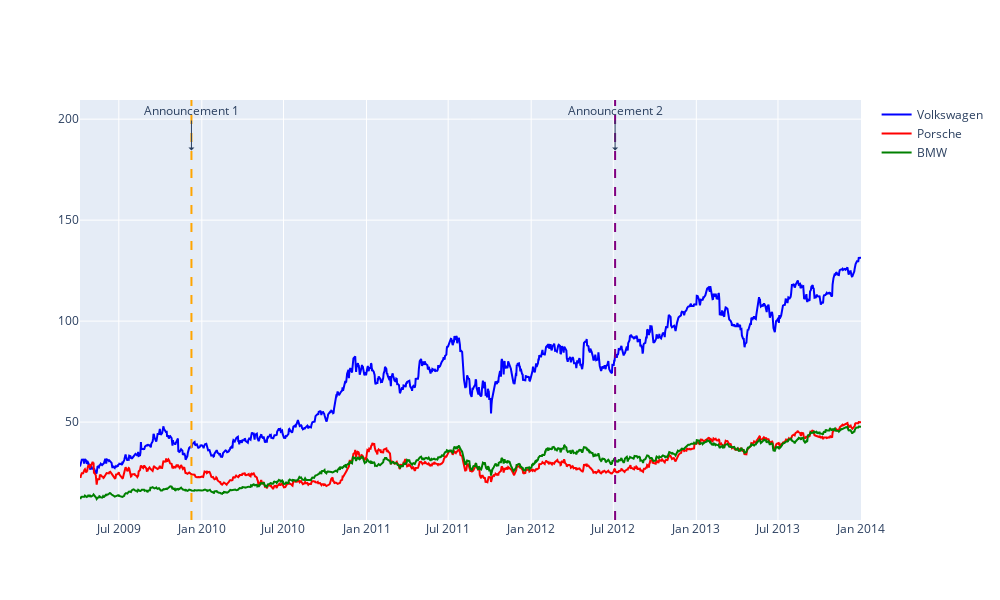

Source (notebook cell):
### Markdown cell above
# Plotting the prices

### Code cell
import plotly.graph_objects as go

fig = go.Figure()

fig.add_trace(go.Scatter(
    x=df.loc[start_date:end_date].index, y=df.loc[start_date:end_date]['vol'],
    mode='lines', name='Volkswagen', line=dict(color='blue')
))
fig.add_trace(go.Scatter(
    x=df.loc[start_date:end_date].index, y=df.loc[start_date:end_date]['porsche'],
    mode='lines', name='Porsche', line=dict(color='red')
))
fig.add_trace(go.Scatter(
    x=df.loc[start_date:end_date].index, y=df.loc[start_date:end_date]['bmw'],
    mode='lines', name='BMW', line=dict(color='green')
))

# Add vertical lines for announcements (without annotation_text)
fig.add_vline(x=pd.to_datetime(announcement_1), line_color='orange', line_dash='dash')
fig.add_vline(x=pd.to_datetime(announcement_2), line_color='purple', line_dash='dash')
fig.add_vline(x=pd.to_datetime(dieselgate), line_color='black', line_dash='dash')

# Add annotations for each event
fig.add_annotation(
    x=pd.to_datetime(announcement_1),
    y=df['vol'].max(),  # or another y-value for label placement
    text='Announcement 1',
    showarrow=True,
    arrowhead=1,
    ax=0,
    ay=-40
)
fig.add_annotation(
    x=pd.to_datetime(announcement_2),
    y=df['vol'].max(),
    text='Announcement 2',
    showarrow=True,
    arrowhead=1,
    ax=0,
    ay=-40
)
fig.add_annotation(
    x=pd.to_datetime(dieselgate),
    y=df['vol'].max(),
    text='Dieselgate',
    showarrow=True,
    arrowhead=1,
    ax=0,
    ay=-40
)

fig.update_layout(
    width=1000,
    height=600,
    xaxis=dict(
        range=[df.loc[start_date:end_date].index.min(), df.loc[start_date:end_date].index.max()]
    )
)

fig.show()

### Figure 1 — Plotly figure (JSON) as saved in the notebook; plotly's stock layout.template omitted (floating-point values rounded to 4 significant figures; data arrays with more than 128 entries replaced by an {"elided": "..."} marker saying what was removed)
{"data": [{"line": {"color": "blue"}, "mode": "lines", "name": "Volkswagen", "type": "scatter", "x": {"elided": "1238 str values"}, "y": {"elided": "1238 float values"}}, {"line": {"color": "red"}, "mode": "lines", "name": "Porsche", "type": "scatter", "x": {"elided": "1238 str values"}, "y": {"elided": "1238 float values"}}, {"line": {"color": "green"}, "mode": "lines", "name": "BMW", "type": "scatter", "x": {"elided": "1238 str values"}, "y": {"elided": "1238 float values"}}], "layout": {"annotations": [{"arrowhead": 1, "ax": 0, "ay": -40, "showarrow": true, "text": "Announcement 1", "x": "2009-12-09T00:00:00", "y": 184.5}, {"arrowhead": 1, "ax": 0, "ay": -40, "showarrow": true, "text": "Announcement 2", "x": "2012-07-05T00:00:00", "y": 184.5}, {"arrowhead": 1, "ax": 0, "ay": -40, "showarrow": true, "text": "Dieselgate", "x": "2015-09-20T00:00:00", "y": 184.5}], "height": 600, "shapes": [{"line": {"color": "orange", "dash": "dash"}, "type": "line", "x0": "2009-12-09T00:00:00", "x1": "2009-12-09T00:00:00", "xref": "x", "y0": 0, "y1": 1, "yref": "y domain"}, {"line": {"color": "purple", "dash": "dash"}, "type": "line", "x0": "2012-07-05T00:00:00", "x1": "2012-07-05T00:00:00", "xref": "x", "y0": 0, "y1": 1, "yref": "y domain"}, {"line": {"color": "black", "dash": "dash"}, "type": "line", "x0": "2015-09-20T00:00:00", "x1": "2015-09-20T00:00:00", "xref": "x", "y0": 0, "y1": 1, "yref": "y domain"}], "width": 1000, "xaxis": {"range": ["2009-04-06T00:00:00", "2014-01-01T00:00:00"]}}}
